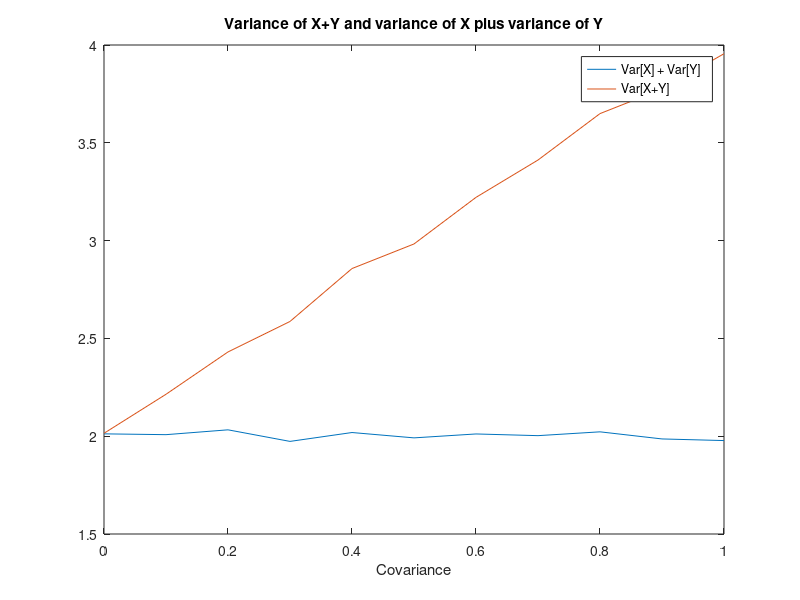

This figure's MATLAB source:
clc;
clear;

n = 10000;
mu = [0; 0];
% for values of the covariance different 
% from 0 meaning X and Y are , Var[X + Y] != Var[X] + Var[Y]
step = 0.1;
range = 0:step:1;
sumOfVar = zeros(length(range), 1);
varOfSum = zeros(length(range), 1);
indexCounter = 1;

for covValues = range
    sigma = [1 covValues; covValues 1];
    R = mvnrnd(mu, sigma, n);
    x = R(:,1);
    y = R(:,2);
    z = x + y;  
    sumOfVar(indexCounter) = var(x) + var(y);
    varOfSum(indexCounter) = var(x+y);
    indexCounter = indexCounter +1;
end

figure(1)
plot(transpose(range), sumOfVar)
hold on

plot(transpose(range), varOfSum)
hold off
xlabel('Covariance')
title('Variance of X+Y and variance of X plus variance of Y')
legend('Var[X] + Var[Y]', 'Var[X+Y]');
